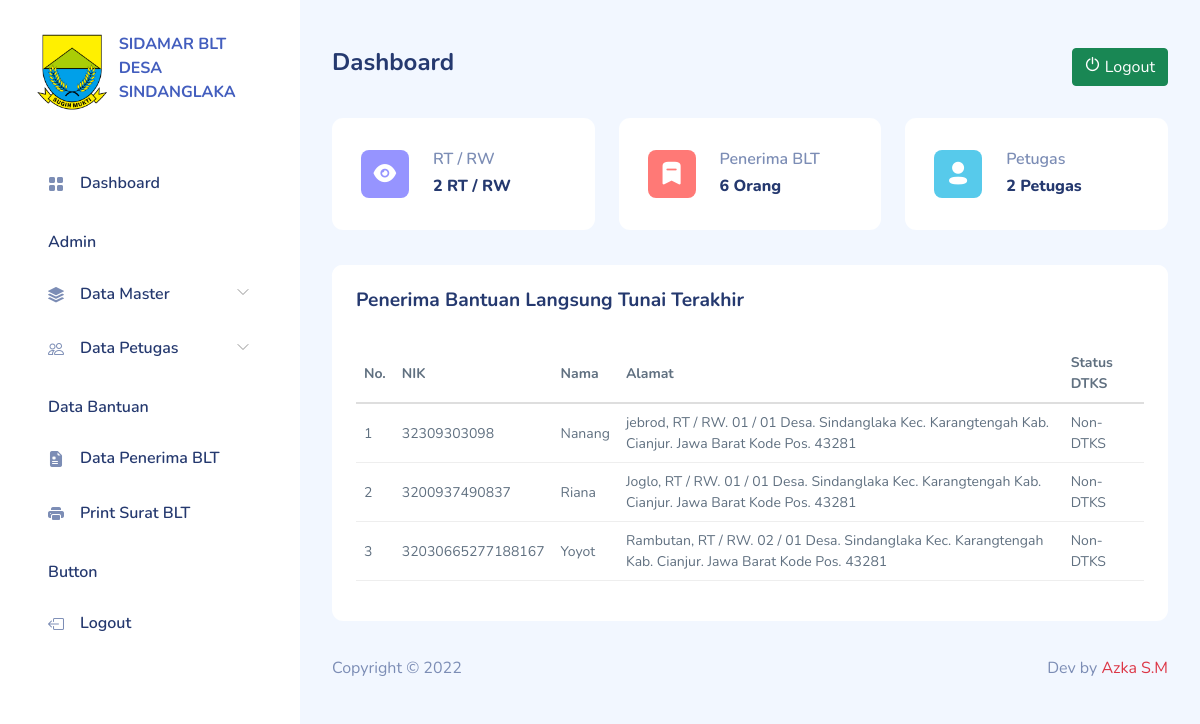
The page /dashboard.php (signed in) on the database as committed earlier.
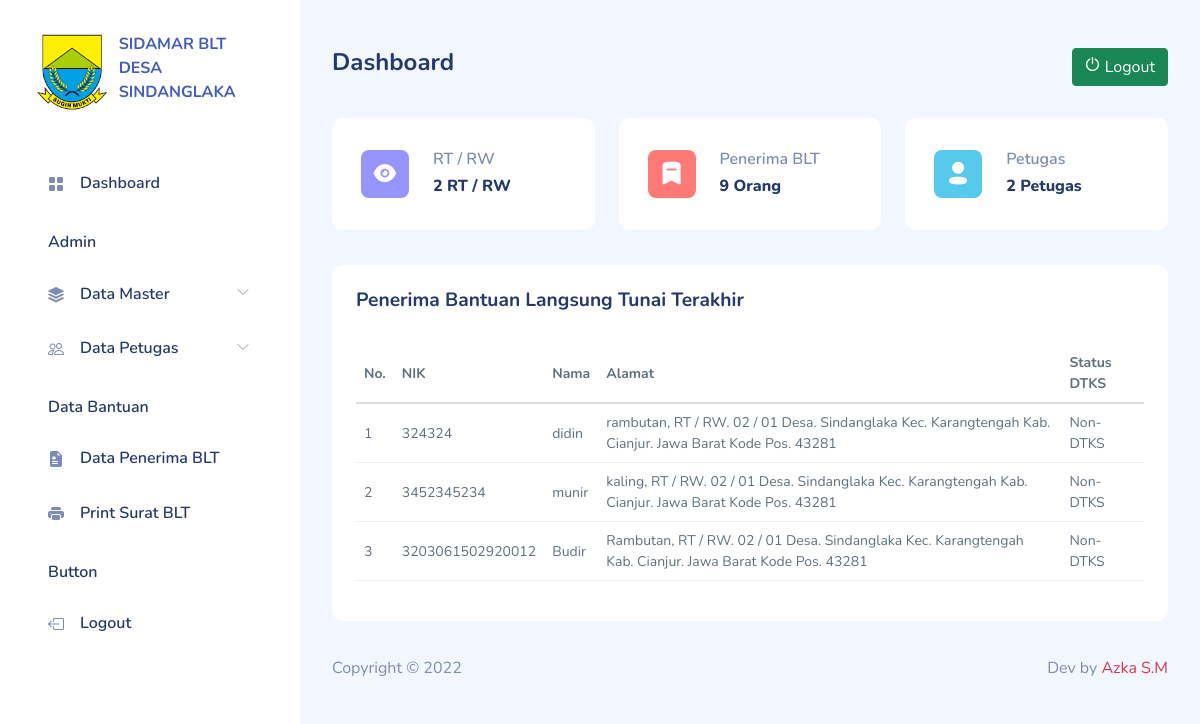
The same page on the database as committed later.
### tables this page shows
CREATE TABLE `data_blt_penerima` (
  `id_blt` int(11) NOT NULL,
  `nama_lengkap` varchar(255) NOT NULL,
  `no_kk` varchar(1000) NOT NULL,
  `no_nik` varchar(1000) NOT NULL,
  `jalan` varchar(200) NOT NULL,
  `rtrw` varchar(200) NOT NULL,
  `desa` varchar(200) NOT NULL,
  `kecamatan` varchar(200) NOT NULL,
  `kabupaten` varchar(200) NOT NULL,
  `provinsi` varchar(200) NOT NULL,
  `kode_pos` varchar(200) NOT NULL,
  `pekerjaan` varchar(255) NOT NULL,
  `nama_ibu` varchar(255) NOT NULL,
  `status_dtks` int(11) NOT NULL,
  `periode` varchar(255) NOT NULL,
  `date_created` date NOT NULL,
  `is_active` int(11) NOT NULL
);

### functions.php (called while the page is built, shortened)
<?php
$conn = mysqli_connect("localhost", "root", "", "db_sdlk_blt");
function query($query)
{
    global $conn;
    $result = mysqli_query($conn, $query);
    $rows = [];
    while ($row = mysqli_fetch_assoc($result)) {
        $rows[] = $row;
    }
    return $rows;
}

### dashboard.php (the view, shortened to what the changed rows need)
<?php
require "functions.php";
$blt = query("SELECT * FROM data_blt_penerima");
$penerima_blt = query("SELECT * FROM data_blt_penerima ORDER BY id_blt DESC LIMIT 3");
$total_blt = count($blt);
include "template_header.php";
?>
<div id="main">
    <div class="page-content">
        <section class="row">
            <div class="col-12 col-lg-12">
                <div class="row">
                    <div class="col-6 col-lg-4 col-md-6">
                        <div class="card">
                            <div class="card-body px-3 py-4-5">
                                <div class="row">
                                    <div class="col-md-8">
                                        <h6 class="text-muted font-semibold">Penerima BLT</h6>
                                        <h6 class="font-extrabold mb-0"><?= $total_blt; ?> Orang</h6>
                                    </div>
                                </div>
                            </div>
                        </div>
                    </div>
                </div>
                <div class="row">
                    <div class="col-12">
                        <div class="card">
                            <div class="card-body">
                                <table class="table small">
                                    <thead>
                                        <tr>
                                            <th>No.</th>
                                            <th>NIK</th>
                                            <th>Nama</th>
                                            <th>Alamat</th>
                                            <th>Status DTKS</th>
                                        </tr>
                                    </thead>
                                    <tbody>
                                        <?php $i = 1; ?>
                                        <?php foreach ($penerima_blt as $b) : ?>
                                            <tr>
                                                <td><?= $i; ?></td>
                                                <td><?= $b["no_nik"]; ?></td>
                                                <td><?= $b["nama_lengkap"]; ?></td>
                                                <td><?= $b["jalan"] . ", RT / RW. " . $b["rtrw"] . " Desa. " . $b["desa"] . " Kec. " . $b["kecamatan"] . " Kab. " . $b["kabupaten"] . ". " . $b["provinsi"] . " Kode Pos. " . $b["kode_pos"]; ?></td>
                                                <td>
                                                    <?php
                                                    if ($b["status_dtks"] == 1) {
                                                        echo "DTKS";
                                                    } else {
                                                        echo "Non-DTKS";
                                                    }
                                                    ?>
                                                </td>
                                            </tr>
                                            <?php $i++; ?>
                                        <?php endforeach; ?>
                                    </tbody>
                                </table>
                            </div>
                        </div>
                    </div>
                </div>
            </div>
        </section>
    </div>
    <?php include "template_footer.php"; ?>

Rows that differ between the two databases and show on the page:
no longer on this page (row unchanged): data_blt_penerima: no_nik "32309303098", nama_lengkap "Nanang", jalan "jebrod", rtrw "01 / 01", desa "Sindanglaka", kecamatan "Karangtengah", kabupaten "Cianjur", provinsi "Jawa Barat", kode_pos "43281", status_dtks "Non-DTKS"
no longer on this page (row unchanged): data_blt_penerima: no_nik "3200937490837", nama_lengkap "Riana", jalan "Joglo", rtrw "01 / 01", desa "Sindanglaka", kecamatan "Karangtengah", kabupaten "Cianjur", provinsi "Jawa Barat", kode_pos "43281", status_dtks "Non-DTKS"
no longer on this page (row unchanged): data_blt_penerima: no_nik "32030665277188167", nama_lengkap "Yoyot", jalan "Rambutan", rtrw "02 / 01", desa "Sindanglaka", kecamatan "Karangtengah", kabupaten "Cianjur", provinsi "Jawa Barat", kode_pos "43281", status_dtks "Non-DTKS"
added data_blt_penerima: no_nik "324324", nama_lengkap "didin", jalan "rambutan", rtrw "02 / 01", desa "Sindanglaka", kecamatan "Karangtengah", kabupaten "Cianjur", provinsi "Jawa Barat", kode_pos "43281", status_dtks "Non-DTKS"
added data_blt_penerima: no_nik "3452345234", nama_lengkap "munir", jalan "kaling", rtrw "02 / 01", desa "Sindanglaka", kecamatan "Karangtengah", kabupaten "Cianjur", provinsi "Jawa Barat", kode_pos "43281", status_dtks "Non-DTKS"
added data_blt_penerima: no_nik "3203061502920012", nama_lengkap "Budir", jalan "Rambutan", rtrw "02 / 01", desa "Sindanglaka", kecamatan "Karangtengah", kabupaten "Cianjur", provinsi "Jawa Barat", kode_pos "43281", status_dtks "Non-DTKS"
Other text that changed with them:
$total_blt: "6" → "9"
